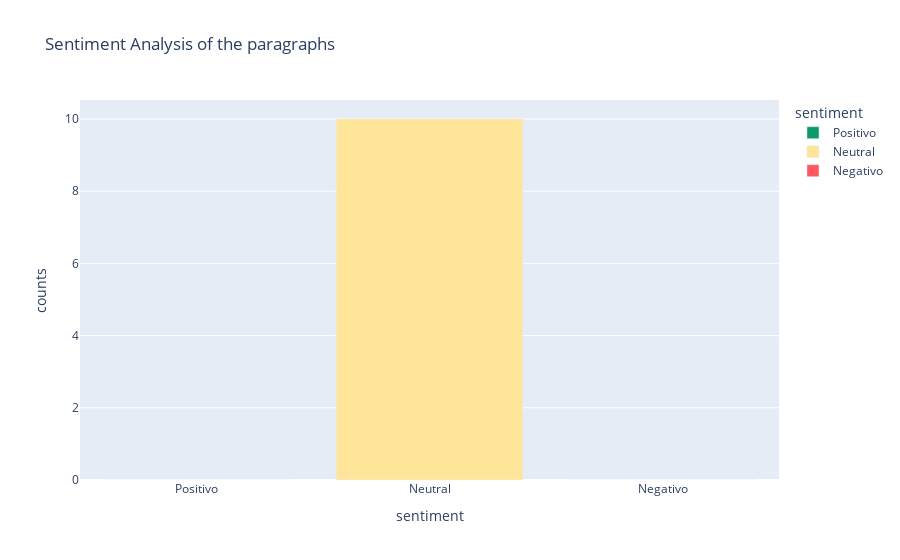

Write notebook code for a chart like this one.
### Code cell
plot_sentiment_distribution(yotube_df)

### Figure 1 — Plotly figure (JSON) as saved in the notebook; plotly's stock layout.template omitted (floating-point values rounded to 4 significant figures)
{"data": [{"hovertemplate": "sentiment=%{x}<br>counts=%{y}<extra></extra>", "legendgroup": "Positivo", "marker": {"color": "#0d9a66", "pattern": {"shape": ""}}, "name": "Positivo", "orientation": "v", "showlegend": true, "textposition": "auto", "type": "bar", "x": ["Positivo"], "xaxis": "x", "y": [0], "yaxis": "y"}, {"hovertemplate": "sentiment=%{x}<br>counts=%{y}<extra></extra>", "legendgroup": "Neutral", "marker": {"color": "#ffe599", "pattern": {"shape": ""}}, "name": "Neutral", "orientation": "v", "showlegend": true, "textposition": "auto", "type": "bar", "x": ["Neutral"], "xaxis": "x", "y": [10], "yaxis": "y"}, {"hovertemplate": "sentiment=%{x}<br>counts=%{y}<extra></extra>", "legendgroup": "Negativo", "marker": {"color": "#ff585d", "pattern": {"shape": ""}}, "name": "Negativo", "orientation": "v", "showlegend": true, "textposition": "auto", "type": "bar", "x": ["Negativo"], "xaxis": "x", "y": [0], "yaxis": "y"}], "layout": {"barmode": "relative", "legend": {"title": {"text": "sentiment"}, "tracegroupgap": 0}, "title": {"text": "Sentiment Analysis of the paragraphs"}, "xaxis": {"anchor": "y", "categoryarray": ["Positivo", "Neutral", "Negativo"], "categoryorder": "array", "domain": [0, 1], "title": {"text": "sentiment"}}, "yaxis": {"anchor": "x", "domain": [0, 1], "title": {"text": "counts"}}}}
